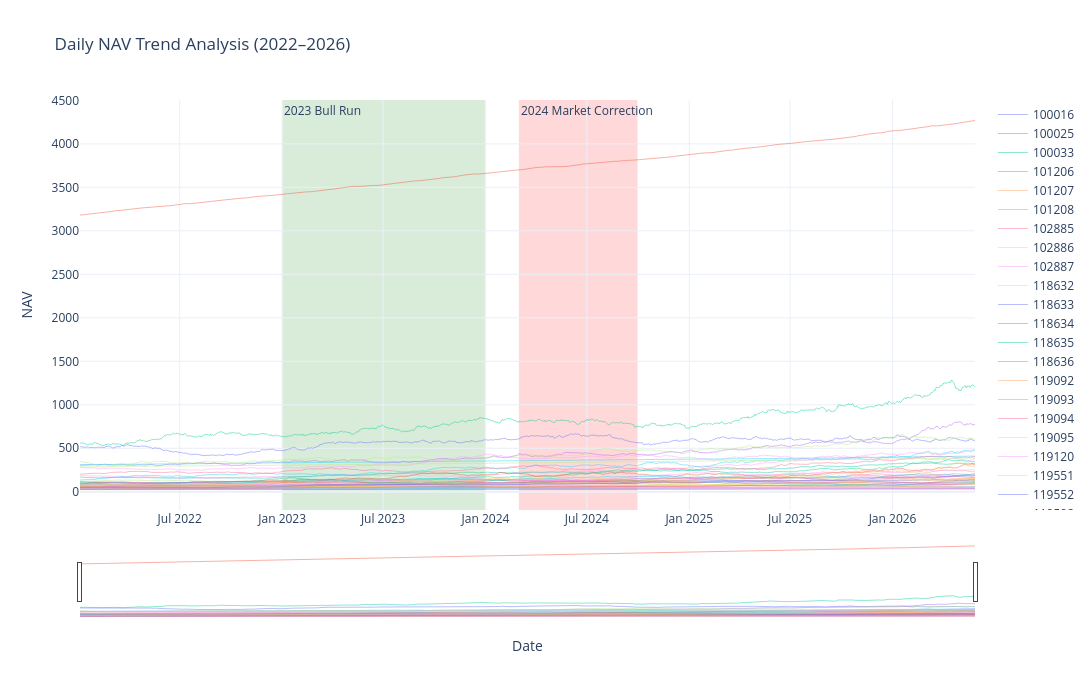

Notebook source saved alongside this figure:
### Code cell
fig.update_xaxes(rangeslider_visible=True)
fig.show()

### Figure 1 — Plotly figure (JSON) as saved in the notebook; plotly's stock layout.template omitted (floating-point values rounded to 4 significant figures; data arrays with more than 128 entries replaced by an {"elided": "..."} marker saying what was removed)
{"data": [{"line": {"width": 1}, "mode": "lines", "name": "100016", "opacity": 0.45, "type": "scatter", "x": {"elided": "1150 str values"}, "y": {"elided": "1150 float values"}}, {"line": {"width": 1}, "mode": "lines", "name": "100025", "opacity": 0.45, "type": "scatter", "x": {"elided": "1150 str values"}, "y": {"elided": "1150 float values"}}, {"line": {"width": 1}, "mode": "lines", "name": "100033", "opacity": 0.45, "type": "scatter", "x": {"elided": "1150 str values"}, "y": {"elided": "1150 float values"}}, {"line": {"width": 1}, "mode": "lines", "name": "101206", "opacity": 0.45, "type": "scatter", "x": {"elided": "1150 str values"}, "y": {"elided": "1150 float values"}}, {"line": {"width": 1}, "mode": "lines", "name": "101207", "opacity": 0.45, "type": "scatter", "x": {"elided": "1150 str values"}, "y": {"elided": "1150 float values"}}, {"line": {"width": 1}, "mode": "lines", "name": "101208", "opacity": 0.45, "type": "scatter", "x": {"elided": "1150 str values"}, "y": {"elided": "1150 float values"}}, {"line": {"width": 1}, "mode": "lines", "name": "102885", "opacity": 0.45, "type": "scatter", "x": {"elided": "1150 str values"}, "y": {"elided": "1150 float values"}}, {"line": {"width": 1}, "mode": "lines", "name": "102886", "opacity": 0.45, "type": "scatter", "x": {"elided": "1150 str values"}, "y": {"elided": "1150 float values"}}, {"line": {"width": 1}, "mode": "lines", "name": "102887", "opacity": 0.45, "type": "scatter", "x": {"elided": "1150 str values"}, "y": {"elided": "1150 float values"}}, {"line": {"width": 1}, "mode": "lines", "name": "118632", "opacity": 0.45, "type": "scatter", "x": {"elided": "1150 str values"}, "y": {"elided": "1150 float values"}}, {"line": {"width": 1}, "mode": "lines", "name": "118633", "opacity": 0.45, "type": "scatter", "x": {"elided": "1150 str values"}, "y": {"elided": "1150 float values"}}, {"line": {"width": 1}, "mode": "lines", "name": "118634", "opacity": 0.45, "type": "scatter", "x": {"elided": "1150 str values"}, "y": {"elided": "1150 float values"}}, {"line": {"width": 1}, "mode": "lines", "name": "118635", "opacity": 0.45, "type": "scatter", "x": {"elided": "1150 str values"}, "y": {"elided": "1150 float values"}}, {"line": {"width": 1}, "mode": "lines", "name": "118636", "opacity": 0.45, "type": "scatter", "x": {"elided": "1150 str values"}, "y": {"elided": "1150 float values"}}, {"line": {"width": 1}, "mode": "lines", "name": "119092", "opacity": 0.45, "type": "scatter", "x": {"elided": "1150 str values"}, "y": {"elided": "1150 float values"}}, {"line": {"width": 1}, "mode": "lines", "name": "119093", "opacity": 0.45, "type": "scatter", "x": {"elided": "1150 str values"}, "y": {"elided": "1150 float values"}}, {"line": {"width": 1}, "mode": "lines", "name": "119094", "opacity": 0.45, "type": "scatter", "x": {"elided": "1150 str values"}, "y": {"elided": "1150 float values"}}, {"line": {"width": 1}, "mode": "lines", "name": "119095", "opacity": 0.45, "type": "scatter", "x": {"elided": "1150 str values"}, "y": {"elided": "1150 float values"}}, {"line": {"width": 1}, "mode": "lines", "name": "119120", "opacity": 0.45, "type": "scatter", "x": {"elided": "1150 str values"}, "y": {"elided": "1150 float values"}}, {"line": {"width": 1}, "mode": "lines", "name": "119551", "opacity": 0.45, "type": "scatter", "x": {"elided": "1150 str values"}, "y": {"elided": "1150 float values"}}, {"line": {"width": 1}, "mode": "lines", "name": "119552", "opacity": 0.45, "type": "scatter", "x": {"elided": "1150 str values"}, "y": {"elided": "1150 float values"}}, {"line": {"width": 1}, "mode": "lines", "name": "119598", "opacity": 0.45, "type": "scatter", "x": {"elided": "1150 str values"}, "y": {"elided": "1150 float values"}}, {"line": {"width": 1}, "mode": "lines", "name": "119599", "opacity": 0.45, "type": "scatter", "x": {"elided": "1150 str values"}, "y": {"elided": "1150 float values"}}, {"line": {"width": 1}, "mode": "lines", "name": "120503", "opacity": 0.45, "type": "scatter", "x": {"elided": "1150 str values"}, "y": {"elided": "1150 float values"}}, {"line": {"width": 1}, "mode": "lines", "name": "120504", "opacity": 0.45, "type": "scatter", "x": {"elided": "1150 str values"}, "y": {"elided": "1150 float values"}}, {"line": {"width": 1}, "mode": "lines", "name": "120505", "opacity": 0.45, "type": "scatter", "x": {"elided": "1150 str values"}, "y": {"elided": "1150 float values"}}, {"line": {"width": 1}, "mode": "lines", "name": "120506", "opacity": 0.45, "type": "scatter", "x": {"elided": "1150 str values"}, "y": {"elided": "1150 float values"}}, {"line": {"width": 1}, "mode": "lines", "name": "120507", "opacity": 0.45, "type": "scatter", "x": {"elided": "1150 str values"}, "y": {"elided": "1150 float values"}}, {"line": {"width": 1}, "mode": "lines", "name": "120841", "opacity": 0.45, "type": "scatter", "x": {"elided": "1150 str values"}, "y": {"elided": "1150 float values"}}, {"line": {"width": 1}, "mode": "lines", "name": "120842", "opacity": 0.45, "type": "scatter", "x": {"elided": "1150 str values"}, "y": {"elided": "1150 float values"}}, {"line": {"width": 1}, "mode": "lines", "name": "120843", "opacity": 0.45, "type": "scatter", "x": {"elided": "1150 str values"}, "y": {"elided": "1150 float values"}}, {"line": {"width": 1}, "mode": "lines", "name": "120844", "opacity": 0.45, "type": "scatter", "x": {"elided": "1150 str values"}, "y": {"elided": "1150 float values"}}, {"line": {"width": 1}, "mode": "lines", "name": "125497", "opacity": 0.45, "type": "scatter", "x": {"elided": "1150 str values"}, "y": {"elided": "1150 float values"}}, {"line": {"width": 1}, "mode": "lines", "name": "125498", "opacity": 0.45, "type": "scatter", "x": {"elided": "1150 str values"}, "y": {"elided": "1150 float values"}}, {"line": {"width": 1}, "mode": "lines", "name": "148567", "opacity": 0.45, "type": "scatter", "x": {"elided": "1150 str values"}, "y": {"elided": "1150 float values"}}, {"line": {"width": 1}, "mode": "lines", "name": "148568", "opacity": 0.45, "type": "scatter", "x": {"elided": "1150 str values"}, "y": {"elided": "1150 float values"}}, {"line": {"width": 1}, "mode": "lines", "name": "148569", "opacity": 0.45, "type": "scatter", "x": {"elided": "1150 str values"}, "y": {"elided": "1150 float values"}}, {"line": {"width": 1}, "mode": "lines", "name": "149322", "opacity": 0.45, "type": "scatter", "x": {"elided": "1150 str values"}, "y": {"elided": "1150 float values"}}, {"line": {"width": 1}, "mode": "lines", "name": "149323", "opacity": 0.45, "type": "scatter", "x": {"elided": "1150 str values"}, "y": {"elided": "1150 float values"}}, {"line": {"width": 1}, "mode": "lines", "name": "149324", "opacity": 0.45, "type": "scatter", "x": {"elided": "1150 str values"}, "y": {"elided": "1150 float values"}}], "layout": {"annotations": [{"showarrow": false, "text": "2023 Bull Run", "x": "2023-01-01", "xanchor": "left", "xref": "x", "y": 1, "yanchor": "top", "yref": "y domain"}, {"showarrow": false, "text": "2024 Market Correction", "x": "2024-03-01", "xanchor": "left", "xref": "x", "y": 1, "yanchor": "top", "yref": "y domain"}], "height": 700, "hovermode": "x unified", "shapes": [{"fillcolor": "green", "layer": "below", "line": {"width": 0}, "opacity": 0.15, "type": "rect", "x0": "2023-01-01", "x1": "2023-12-31", "xref": "x", "y0": 0, "y1": 1, "yref": "y domain"}, {"fillcolor": "red", "layer": "below", "line": {"width": 0}, "opacity": 0.15, "type": "rect", "x0": "2024-03-01", "x1": "2024-09-30", "xref": "x", "y0": 0, "y1": 1, "yref": "y domain"}], "title": {"text": "Daily NAV Trend Analysis (2022–2026)"}, "width": 1400, "xaxis": {"rangeslider": {"visible": true}, "title": {"text": "Date"}}, "yaxis": {"title": {"text": "NAV"}}}}
